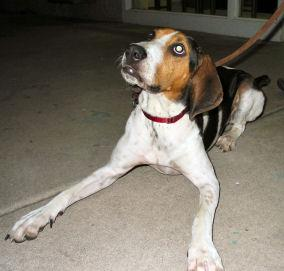
#> input picture Filtering img/n02089867_1208.jpg, 284 x 271 px
$ python -i edge_detection.py   (imports and definitions only)   (older library calls are emulated)
#> lines starting #> are read from the running program, lines starting #| are printed output that depends on the picture
#> further down, picture is the input picture: shape (271, 284, 3); mean B, G, R 104.5, 116.2, 123.4
"""
Edge Detection Methods for Feature Boundary Analysis
=====================================================

This module implements edge detection algorithms to analyze feature boundaries
in dog images (fur texture, body contours, facial features).

Implements: Sobel, Canny, Laplacian operators with tunable parameters.
"""

import cv2
import numpy as np
from typing import Tuple, Optional


class EdgeDetector:
    """
    Edge detection using various differential operators.

    Edges represent significant local changes in image intensity,
    corresponding to boundaries between objects or texture patterns.
    """

    @staticmethod
    def sobel(image: np.ndarray, ksize: int = 3,
              direction: str = 'both') -> np.ndarray:
        """
        Apply Sobel edge detection.

        Args:
            image: Input image (grayscale or BGR)
            ksize: Kernel size (1, 3, 5, or 7). Larger = smoother gradients
            direction: 'x' (vertical edges), 'y' (horizontal edges), or 'both'

        Returns:
            Edge magnitude image

        Theory:
            Sobel operator approximates image gradient using convolution:

            Gx = [[-1, 0, 1],      Gy = [[-1, -2, -1],
                  [-2, 0, 2],            [ 0,  0,  0],
                  [-1, 0, 1]]            [ 1,  2,  1]]

            Gradient magnitude: G = sqrt(Gx² + Gy²)

            For dog images, Sobel detects:
            - Fur texture boundaries (fine edges)
            - Body silhouette (strong edges)
            - Facial features (eyes, nose, ears)
        """
#> called with ksize = 3, direction = 'both'
        if len(image.shape) == 3:
            gray = cv2.cvtColor(image, cv2.COLOR_BGR2GRAY)
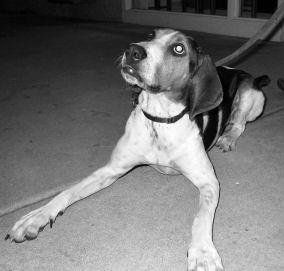
#> gray: shape (271, 284); min 0, max 255, mean 117
        else:
            gray = image

        if direction == 'x':
            return cv2.convertScaleAbs(cv2.Sobel(gray, cv2.CV_64F, 1, 0, ksize=ksize))
        elif direction == 'y':
            return cv2.convertScaleAbs(cv2.Sobel(gray, cv2.CV_64F, 0, 1, ksize=ksize))
        else:  # both
            sobel_x = cv2.Sobel(gray, cv2.CV_64F, 1, 0, ksize=ksize)
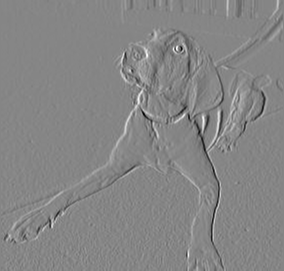
#> sobel_x: shape (271, 284) float64; min -780, max 708, mean 0.8; drawn with min black and max white
            sobel_y = cv2.Sobel(gray, cv2.CV_64F, 0, 1, ksize=ksize)
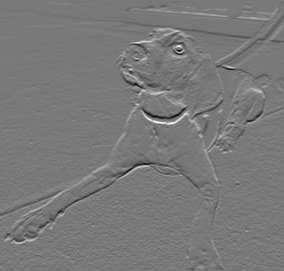
#> sobel_y: shape (271, 284) float64; min -699, max 783, mean 5; drawn with min black and max white
            magnitude = np.sqrt(sobel_x**2 + sobel_y**2)
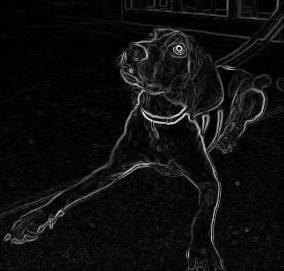
#> magnitude: shape (271, 284) float64; min 0, max 873.9, mean 52.3; drawn with min black and max white
            return cv2.convertScaleAbs(magnitude)
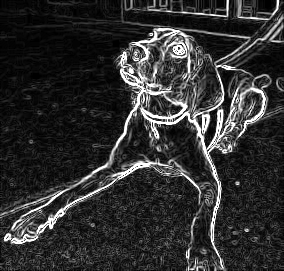
#> returned value: shape (271, 284); min 0, max 255, mean 48

    # [193 lines left out: functions canny, laplacian, log, auto_canny, compute_edge_density, compute_edge_orientation_histogram, not called in this run]


# Convenience functions
def sobel_edges(image, ksize=3):
    return EdgeDetector.sobel(image, ksize)

def canny_edges(image, low=50, high=150):
    return EdgeDetector.canny(image, low, high)

def auto_canny_edges(image):
    return EdgeDetector.auto_canny(image)

>>> import cv2
>>> picture = cv2.imread('../../Filtering img/n02089867_1208.jpg')
>>> result = EdgeDetector().sobel(picture)

$ run again, on Filtering img/n02100236_619.jpg
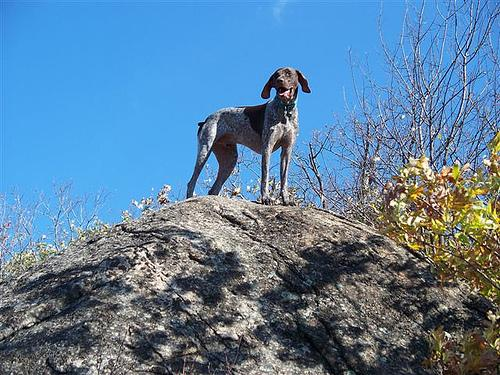
#> input picture Filtering img/n02100236_619.jpg, 500 x 375 px
#> picture is the input picture: shape (375, 500, 3); mean B, G, R 157.4, 128, 93.4
#> in sobel, `magnitude = np.sqrt(sobel_x**2 + sobel_y**2)`:
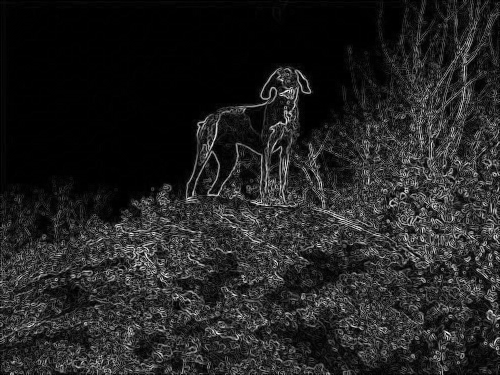
#> magnitude: shape (375, 500) float64; min 0, max 1000.5, mean 138.1; drawn with min black and max white
#> in sobel, `return cv2.convertScaleAbs(magnitude)`:
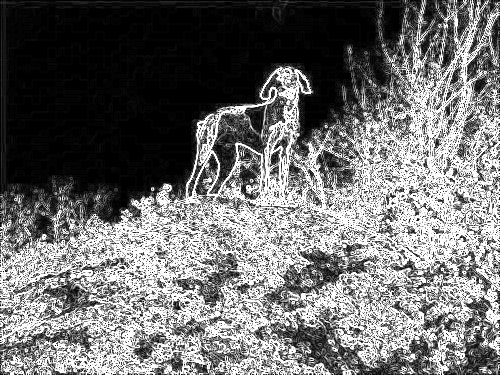
#> returned value: shape (375, 500); min 0, max 255, mean 111.7
